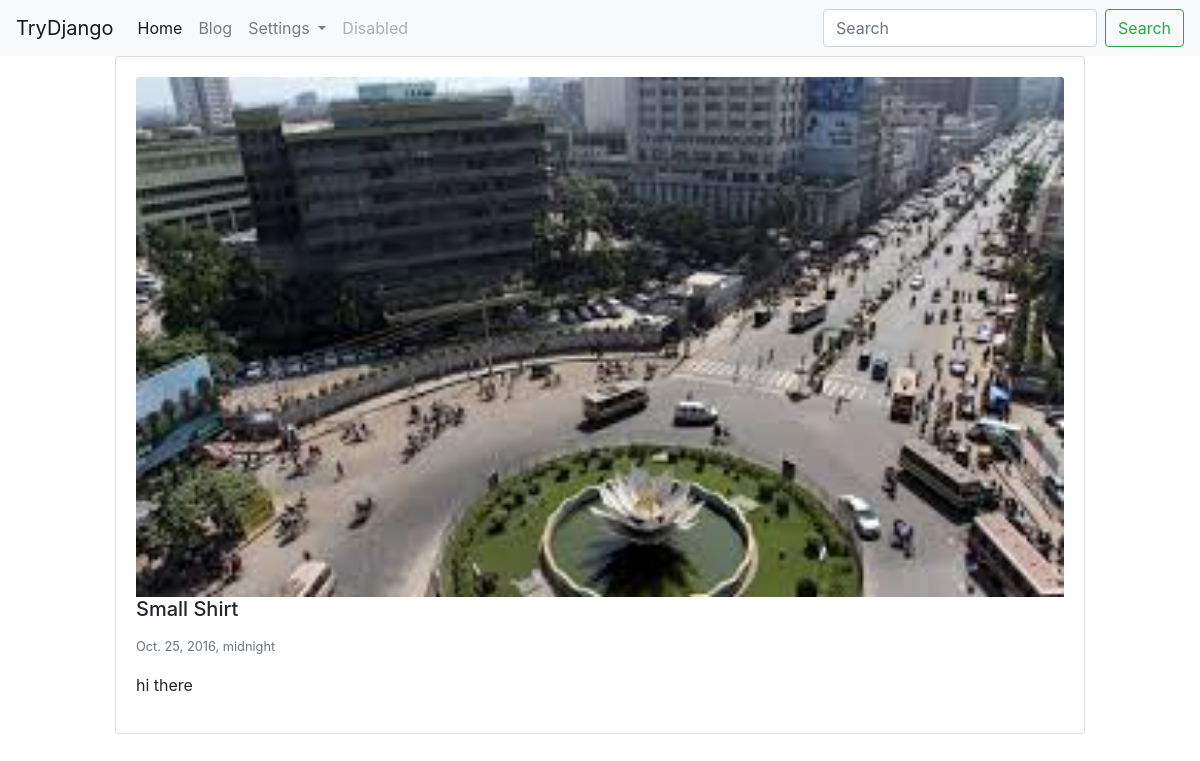
The app's page /blog/this-is-my-slug-4/ with its own data.
### blog/models.py (models this page shows, shortened)
class BlogPost(models.Model):   #blogpost_set -> queryset
    user = models.ForeignKey(User, default=1, null=True, on_delete=models.SET_NULL) #on_delete=models.CASCADE (if user will delete then all will delete)
    image = models.ImageField(upload_to='image/', blank=True, null=True)
    title = models.CharField(max_length=120)
    slug = models.SlugField(unique=True) # hello world->hello-world
    content = models.TextField(null=True,blank=True)
    publish_date = models.DateTimeField(auto_now=False, auto_now_add=False, null=True, blank=True)
    timestamp = models.DateTimeField(auto_now_add=True)
    updated = models.DateTimeField(auto_now=True)
    objects = BlogPostManager()
    class Meta:
        ordering = ['-publish_date', '-updated', '-timestamp', '-pk']
    def get_absolute_url(self):
        return f"/blog/{self.slug}"

### blog/views.py (the view)
# urls.py: path('<str:slug>/', blog_post_details_view),
def blog_post_details_view(request, slug):
    obj = get_object_or_404(BlogPost, slug=slug)
    template_name = 'blog/detail.html'
    context = {'object': obj}
    return render(request, template_name, context)

### blog/models.py (called while the page is built)
    def get_queryset(self):
        now = timezone.now()
        return BlogPostQuerySet(self.model, using=self._db)

### blog/templates/blog/detail.html (shortened to what this page needs)
{% extends 'base.html' %}
{% block content %}
<div class="row">
    {% include 'blog/list-inline.html' with blog_post=object  details=True %}
</div>
{% endblock content %}

### blog/templates/blog/list-inline.html (shortened to what this page needs)
<div class="col-12 col-md-10 md-3 mx-auto">
    <div class="card {% if not blog_post.publish_date %} border border-warning text-dark {% endif %}">
        <div class="card-body">
            {% if blog_post.image %}
                <a href="{{ blog_post.get_absolute_url }}">
                    <img src="{{ blog_post.image.url }}" alt="" class="card-img-top">
                </a>
            {% endif %}
            <h5 class="card-title">{{ blog_post.title }}</h5>
            <p class="card-text">
                <small class="text-muted">{{ blog_post.publish_date }}</small>
                {% if truncate %}
                    {{ blog_post.content|linebreaks|truncatewords:30 }}
                {% else %}
                    {{ blog_post.content|linebreaks}}
                {% endif %}
            </p>
        </div>
    </div>
</div>

### records on screen
BlogPost: image (picture), title "Small Shirt", publish_date "Oct. 25, 2016, midnight", content "hi there"
